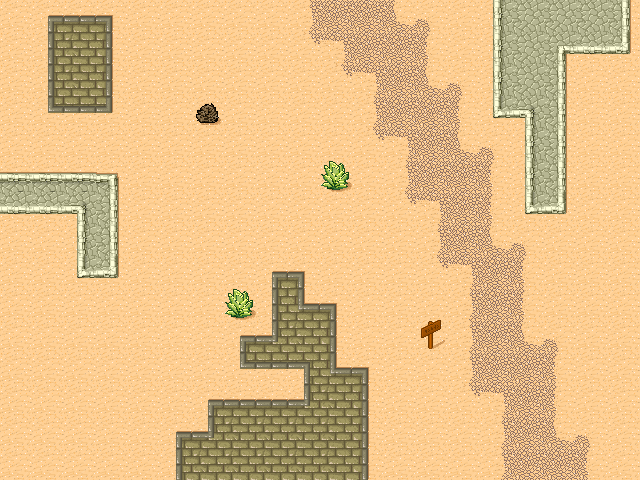

Below is a game level as drawn by its tile map, then a one-line description and the .tmx that defines it (tile-layer data replaced by summaries):
An orthogonal 20x15 tile map with 32x32 px tiles, 1 tile layer (Ground) and 5 objects (2, 1, 4, 5, 3).

<map version="1.0" orientation="orthogonal" renderorder="right-down" width="20" height="15" tilewidth="32" tileheight="32" nextobjectid="14">
 <tileset firstgid="1" name="desert" tilewidth="32" tileheight="32" tilecount="48" columns="8">
  <image source="desert.png" width="256" height="192" />
  <terraintypes>
   <terrain name="Sand" tile="29" />
   <terrain name="Cobblestone" tile="9" />
   <terrain name="Pavement" tile="33" />
   <terrain name="Dirt" tile="14" />
  </terraintypes>
  <tile id="0" terrain="0,0,0,1" />
  <tile id="1" terrain="0,0,1,1" />
  <tile id="2" terrain="0,0,1,0" />
  <tile id="3" terrain="3,3,3,0" />
  <tile id="4" terrain="3,3,0,3" />
  <tile id="5" terrain="0,0,0,3" />
  <tile id="6" terrain="0,0,3,3" />
  <tile id="7" terrain="0,0,3,0" />
  <tile id="8" terrain="0,1,0,1" />
  <tile id="9" terrain="1,1,1,1" />
  <tile id="10" terrain="1,0,1,0" />
  <tile id="11" terrain="3,0,3,3" />
  <tile id="12" terrain="0,3,3,3" />
  <tile id="13" terrain="0,3,0,3" />
  <tile id="14" terrain="3,3,3,3" />
  <tile id="15" terrain="3,0,3,0" />
  <tile id="16" terrain="0,1,0,0" />
  <tile id="17" terrain="1,1,0,0" />
  <tile id="18" terrain="1,0,0,0" />
  <tile id="19" terrain="1,1,1,0" />
  <tile id="20" terrain="1,1,0,1" />
  <tile id="21" terrain="0,3,0,0" />
  <tile id="22" terrain="3,3,0,0" />
  <tile id="23" terrain="3,0,0,0" />
  <tile id="24" terrain="0,0,0,2" />
  <tile id="25" terrain="0,0,2,2" />
  <tile id="26" terrain="0,0,2,0" />
  <tile id="27" terrain="1,0,1,1" />
  <tile id="28" terrain="0,1,1,1" />
  <tile id="29" terrain="0,0,0,0" />
  <tile id="30" terrain="0,0,0,0" probability="0.01" />
  <tile id="31" terrain="0,0,0,0" probability="0.01" />
  <tile id="32" terrain="0,2,0,2" />
  <tile id="33" terrain="2,2,2,2" />
  <tile id="34" terrain="2,0,2,0" />
  <tile id="35" terrain="2,2,2,0" />
  <tile id="36" terrain="2,2,0,2" />
  <tile id="37" terrain="0,0,0,0" probability="0.01" />
  <tile id="38" terrain="0,0,0,0" probability="0.01" />
  <tile id="39" terrain="0,0,0,0" probability="0.01" />
  <tile id="40" terrain="0,2,0,0" />
  <tile id="41" terrain="2,2,0,0" />
  <tile id="42" terrain="2,0,0,0" />
  <tile id="43" terrain="2,0,2,2" />
  <tile id="44" terrain="0,2,2,2" />
  <tile id="45" terrain="0,0,0,0" probability="0.01" />
  <tile id="46" terrain="0,0,0,0" probability="0.01" />
  <tile id="47" terrain="0,0,0,0" probability="0.01" />
 </tileset>
 <layer name="Ground" width="20" height="15">
  <data>[300 cells, 300 non-empty, 33 distinct tile ids]</data>
 </layer>
 <objectgroup color="#ff0000" name="Enemies">
  <object id="8" name="2" x="167" y="209">
   <ellipse />
  </object>
  <object id="9" name="1" x="270" y="104">
   <ellipse />
  </object>
  <object id="10" name="4" x="543" y="249">
   <ellipse />
  </object>
  <object id="11" name="5" x="401" y="370">
   <ellipse />
  </object>
  <object id="12" name="3" x="446" y="121">
   <ellipse />
  </object>
 </objectgroup>
</map>
